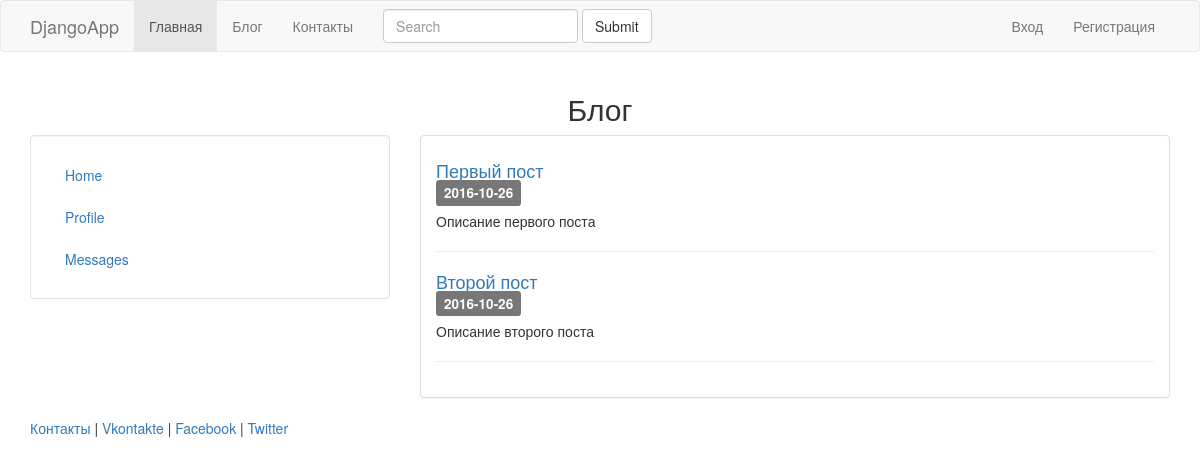
/blog/, run on an earlier commit of the app's database.
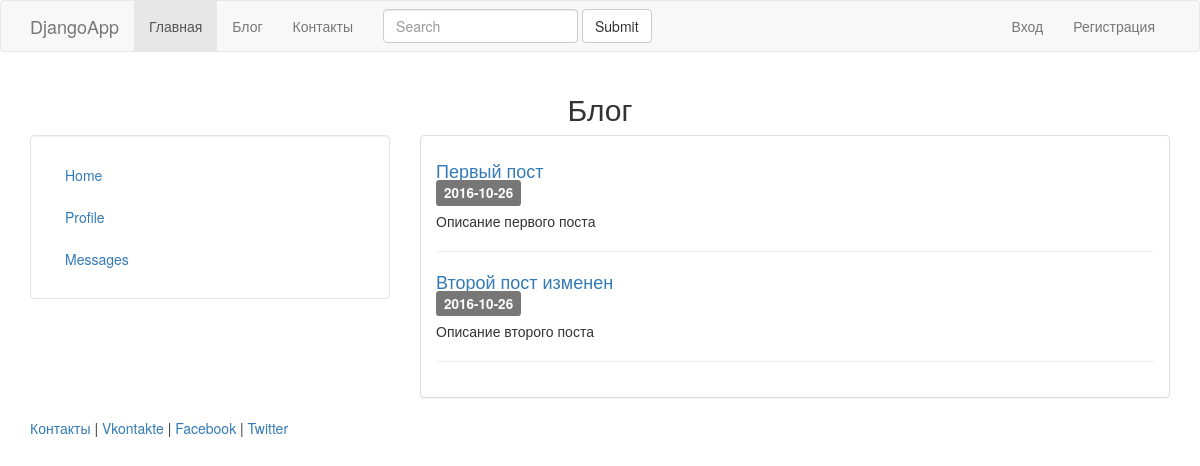
And on a later commit of the database.
### blog/models.py (models this page shows, shortened)
class Post(models.Model):
	title = models.CharField(max_length=140)
	body = models.TextField()
	date = models.DateTimeField()

### blog/templates/blog/blog.html
{% extends "personal/header.html" %}
{% block header %} Блог {% endblock %}
{% block content %}
	{% for post in object_list %}
		<h4><a href="/blog/{{post.id}}">{{post.title}}</a> <br><span class="label label-default">{{ post.date|date:"Y-m-d" }}</span></h4>
		<p>{{ post.body }}</p>
		<hr>
	{% endfor %}
{% endblock %}

### personal/templates/personal/header.html (shortened to what this page needs)
<!DOCTYPE html>
<html lang="en">
<head>
	{% load staticfiles %}
	<link rel="stylesheet" href="{% static 'personal/css/bootstrap.min.css' %}" type="text/css">
</head>
<body>
	<header>
		<nav class="navbar navbar-default">
			<div class="container">
				<div class="navbar-header">
					<a class="navbar-brand" href="#">DjangoApp</a>
				</div>
				<div class="collapse navbar-collapse" id="bs-example-navbar-collapse-1">
					<ul class="nav navbar-nav">
						<li class="active"><a href="/">Главная <span class="sr-only">(current)</span></a></li>
						<li><a href="/blog">Блог</a></li>
						<li><a href="/contact/">Контакты</a></li>
					</ul>
					<form class="navbar-form navbar-left">
						<div class="form-group">
							<input type="text" class="form-control" placeholder="Search">
						</div>
						<button type="submit" class="btn btn-default">Submit</button>
					</form>
					<ul class="nav navbar-nav navbar-right">
						<li><a href="#">Вход</a></li>
						<li><a href="#">Регистрация</a></li>
					</ul>
				</div>
			</div>
		</nav>
	</header>
	<div class="section">
		<div class="container">
			<h2 class="text-center">{% block header %} {% endblock %}</h2>
		</div>
		<div class="container">
			<div class="row">
				<div class="col-md-4">
					<div class="well" style="background-color: #fff">
						<ul class="nav nav-pills nav-stacked">
							<li role="presentation"><a href="#">Home</a></li>
							<li role="presentation"><a href="#">Profile</a></li>
							<li role="presentation"><a href="#">Messages</a></li>
						</ul>
					</div>
				</div>
				<div class="col-md-8">
					<div class="panel panel-default">
						<div class="panel-body">
							{% block content %}
							{% endblock %}
						</div>
					</div>
				</div>
			</div>
		</div>
	</div>
	<footer>
		<div class="container">
			<div class="row">
				<div class="col-md-12">
					<a href="#">Контакты</a> | <a href="#">Vkontakte</a> | <a href="#">Facebook</a> | <a href="#">Twitter</a>
				</div>
			</div>
		</div>
	</footer>
</body>
</html>

### personal/templates/personal/header.html (style rules this page uses)
html, body { height: 100vh; }
footer { margin-bottom: 0; }

What changed in the data, as far as the page shows it:
changed Post "Описание второго поста": title "Второй пост" → "Второй пост изменен"
